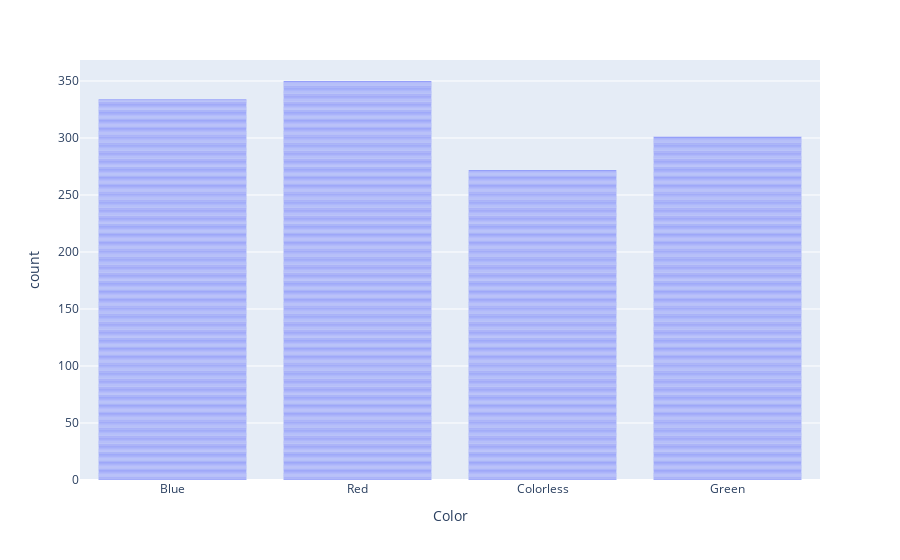

Here is the notebook cell this chart was saved with:
### Code cell
px.bar(heroes_table, x='Color')

### Figure 1 — Plotly figure (JSON) as saved in the notebook; plotly's stock layout.template omitted (floating-point values rounded to 4 significant figures; data arrays with more than 128 entries replaced by an {"elided": "..."} marker saying what was removed)
{"data": [{"hovertemplate": "Color=%{x}<br>count=%{y}<extra></extra>", "legendgroup": "", "marker": {"color": "#636efa", "pattern": {"shape": ""}}, "name": "", "orientation": "v", "showlegend": false, "textposition": "auto", "type": "bar", "x": {"elided": "1257 str values"}, "xaxis": "x", "y": {"elided": "1257 int values"}, "yaxis": "y"}], "layout": {"barmode": "relative", "legend": {"tracegroupgap": 0}, "margin": {"t": 60}, "xaxis": {"anchor": "y", "domain": [0, 1], "title": {"text": "Color"}}, "yaxis": {"anchor": "x", "domain": [0, 1], "title": {"text": "count"}}}}
